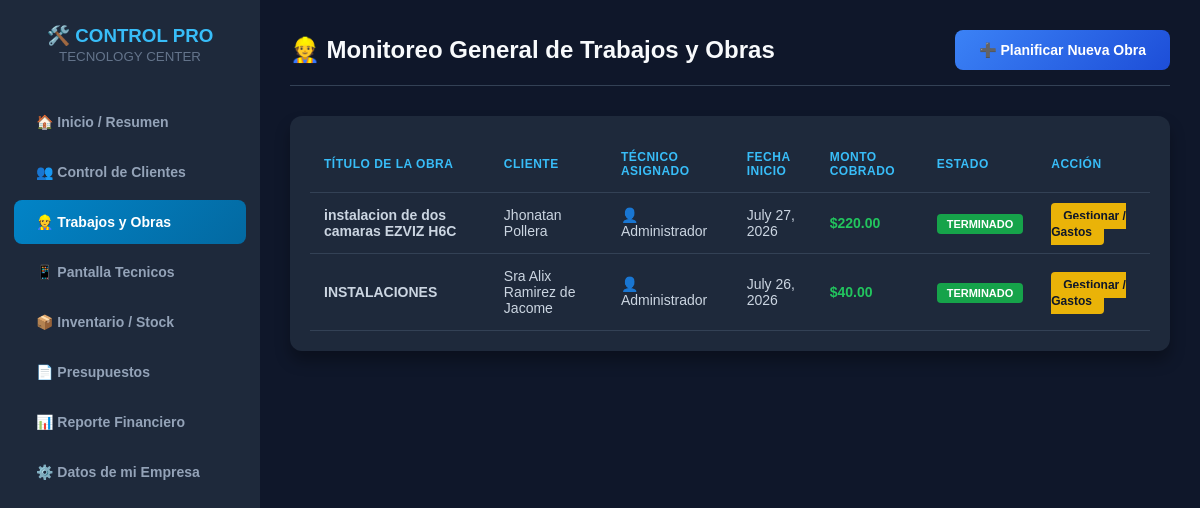
The app's page /trabajos/, older data.
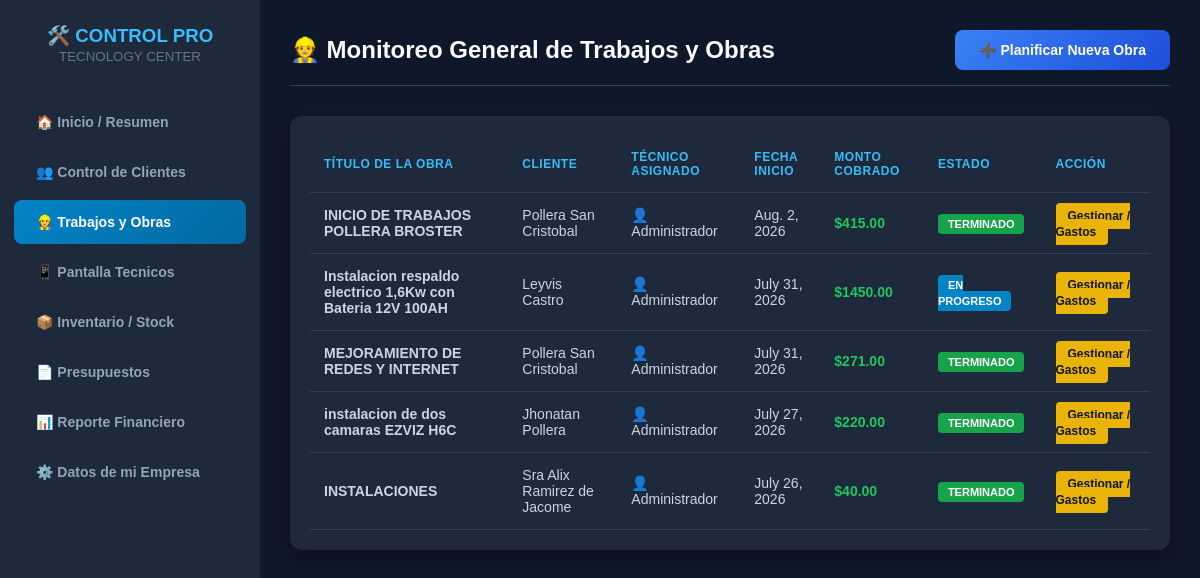
The same page, newer data.
### gestion/models.py (models this page shows, shortened)
class Trabajo(models.Model):
    ESTADOS = [
        ("PEND", "Pendiente / Planificado"),
        ("PROG", "En Progreso"),
        ("TERM", "Terminado"),
    ]
    cliente = models.ForeignKey(Cliente, on_delete=models.CASCADE)
    tecnico = models.ForeignKey(
        User,
        on_delete=models.SET_NULL,
        null=True,
        blank=True,
        verbose_name="Tecnico Asignado",
    )
    titulo = models.CharField(
        max_length=150, verbose_name="Título del Trabajo u Obra"
    )
    descripcion = models.TextField(
        verbose_name="Notas / Descripción del Avance", blank=True, null=True
    )
    fecha_inicio = models.DateField(auto_now_add=True)
    estado = models.CharField(max_length=4, choices=ESTADOS, default="PEND")
    monto_cobrado = models.DecimalField(
        max_digits=10,
        decimal_places=2,
        default=0.00,
        verbose_name="Monto Cobrado al Cliente",
    )

class Cliente(models.Model):
    nombre = models.CharField(max_length=100)
    rif_cedula = models.CharField(
        max_length=50, blank=True, null=True, verbose_name="Rif o Cédula"
    )
    telefono = models.CharField(max_length=20, blank=True, null=True)
    direccion = models.TextField(
        blank=True, null=True, verbose_name="Dirección"
    )
    nota_privada = models.TextField(
        blank=True, null=True, verbose_name="Nota Privada"
    )
    foto = models.ImageField(upload_to="clientes/", blank=True, null=True)
    latitud = models.DecimalField(
        max_digits=9, decimal_places=6, blank=True, null=True
    )
    longitud = models.DecimalField(
        max_digits=9, decimal_places=6, blank=True, null=True
    )

### gestion/views.py (the view)
# urls.py: path("trabajos/", views.vista_lista_trabajos, name="lista_trabajos"),
def vista_lista_trabajos(request):
    return render(request, 'gestion/lista_trabajos.html', {'lista_trabajos': Trabajo.objects.all().order_by('-id')})

### gestion/templates/gestion/lista_trabajos.html (shortened to what this page needs)
<!DOCTYPE html>
<html lang="es">
<head>
</head>
<body>
    <div class="sidebar">
        <div class="sidebar-titulo">
            <h3>🛠️ CONTROL PRO</h3>
            <small style="color: #64748b;">TECNOLOGY CENTER</small>
        </div>
        <a href="/">🏠 Inicio / Resumen</a>
        <a href="/clientes/">👥 Control de Clientes</a>
        <a href="/trabajos/" class="active">👷 Trabajos y Obras</a>
        <a href="/mis-trabajos/">📱 Pantalla Tecnicos</a>
        <a href="/productos/">📦 Inventario / Stock</a>
        <a href="/presupuestos/">📄 Presupuestos</a>
        <a href="/reporte-financiero/">📊 Reporte Financiero</a>
        <a href="/admin/gestion/datosempresa/">⚙️ Datos de mi Empresa</a>
    </div>
    <div class="contenido">
        <div class="barra-top">
            <h2>👷 Monitoreo General de Trabajos y Obras</h2>
            <a href="{% url 'crear_trabajo' %}" class="btn-primario">➕ Planificar Nueva Obra</a>
        </div>
        <div class="tabla-contenedor">
            {% if lista_trabajos %}
            <table>
                <thead>
                    <tr>
                        <th>Título de la Obra</th>
                        <th>Cliente</th>
                        <th>Técnico Asignado</th>
                        <th>Fecha Inicio</th>
                        <th class="text-right">Monto Cobrado</th>
                        <th>Estado</th>
                        <th>Acción</th>
                    </tr>
                </thead>
                <tbody>
                    {% for t in lista_trabajos %}
                    <tr>
                        <td><strong>{{ t.titulo }}</strong></td>
                        <td>{{ t.cliente.nombre }}</td>
                        <td>
                            {% if t.tecnico %}
                                👤 {{ t.tecnico.username }}
                            {% else %}
                                <span style="color:#94a3b8; font-style:italic;">Sin asignar</span>
                            {% endif %}
                        </td>
                        <td>{{ t.fecha_inicio }}</td>
                        <td class="text-right" style="color:#22c55e; font-weight:bold;">${{ t.monto_cobrado }}</td>
                        <td>
                            {% if t.estado == 'PEND' %}
                                <span class="badge badge-pendiente">Planificado</span>
                            {% elif t.estado == 'PROG' %}
                                <span class="badge badge-progreso">En Progreso</span>
                            {% else %}
                                <span class="badge badge-terminado">Terminado</span>
                            {% endif %}
                        </td>
                        <td>
                            <a href="{% url 'detalle_trabajo' t.id %}" class="btn-modificar">Gestionar / Gastos</a>
                        </td>
                    </tr>
                    {% endfor %}
                </tbody>
            </table>
            {% else %}
            <div style="text-align: center; padding: 30px; color: #94a3b8;">
                <p style="font-size: 16px; margin: 0;">No tienes ninguna obra o trabajo registrado en el sistema todavía.</p>
            </div>
            {% endif %}
        </div>
    </div>
</body>
</html>

### gestion/templates/gestion/lista_trabajos.html (style rules this page uses)
body { background-color: #0f172a; font-family: sans-serif; margin: 0; padding: 0; display: flex; color: #f8fafc; }
.sidebar { width: 260px; background-color: #1e293b; min-height: 100vh; color: white; padding-top: 25px; box-sizing: border-box; }
.sidebar-titulo { text-align: center; margin-bottom: 35px; }
.sidebar-titulo h3 { color: #38bdf8; margin: 0; }
.sidebar a { color: #94a3b8; text-decoration: none; padding: 14px 22px; display: block; font-weight: bold; font-size: 14px; margin: 6px 14px; border-radius: 8px; }
.sidebar a.active { background: linear-gradient(135deg, #0284c7, #0369a1); color: white; }
.contenido { flex: 1; padding: 30px; box-sizing: border-box; }
.barra-top { display: flex; justify-content: space-between; align-items: center; margin-bottom: 30px; border-bottom: 1px solid #334155; padding-bottom: 15px; }
.barra-top h2 { margin: 0; font-size: 24px; }
.btn-primario { background: linear-gradient(135deg, #3b82f6, #1d4ed8); color: white; text-decoration: none; padding: 12px 24px; font-weight: bold; border-radius: 8px; font-size: 14px; display: inline-block; transition: 0.2s; }
.btn-modificar { background-color: #eab308; color: #0f172a; padding: 6px 12px; text-decoration: none; font-weight: bold; border-radius: 4px; font-size: 12px; }
.tabla-contenedor { background: #1e293b; border-radius: 12px; padding: 20px; box-shadow: 0 10px 15px rgba(0,0,0,0.3); }
table { width: 100%; border-collapse: collapse; text-align: left; }
th, td { padding: 14px; border-bottom: 1px solid #334155; }
th { color: #38bdf8; font-size: 12px; text-transform: uppercase; letter-spacing: 0.5px; }
td { font-size: 14px; color: #cbd5e1; }
.badge { padding: 4px 10px; border-radius: 4px; font-size: 11px; font-weight: bold; text-transform: uppercase; }
.badge-progreso { background-color: #0284c7; color: white; }
.badge-terminado { background-color: #16a34a; color: white; }

Row changes from the older to the newer data that the page shows:
added Trabajo: titulo "INICIO DE TRABAJOS POLLERA BROSTER", cliente.nombre "Pollera San Cristobal", tecnico.username "Administrador", fecha_inicio "Aug. 2, 2026", monto_cobrado "415.00", estado "TERMINADO"
added Trabajo: titulo "Instalacion respaldo electrico 1,6Kw con Bateria 12V 100AH", cliente.nombre "Leyvis Castro", tecnico.username "Administrador", fecha_inicio "July 31, 2026", monto_cobrado "1450.00", estado "EN PROGRESO"
added Trabajo: titulo "MEJORAMIENTO DE REDES Y INTERNET", cliente.nombre "Pollera San Cristobal", tecnico.username "Administrador", fecha_inicio "July 31, 2026", monto_cobrado "271.00", estado "TERMINADO"
